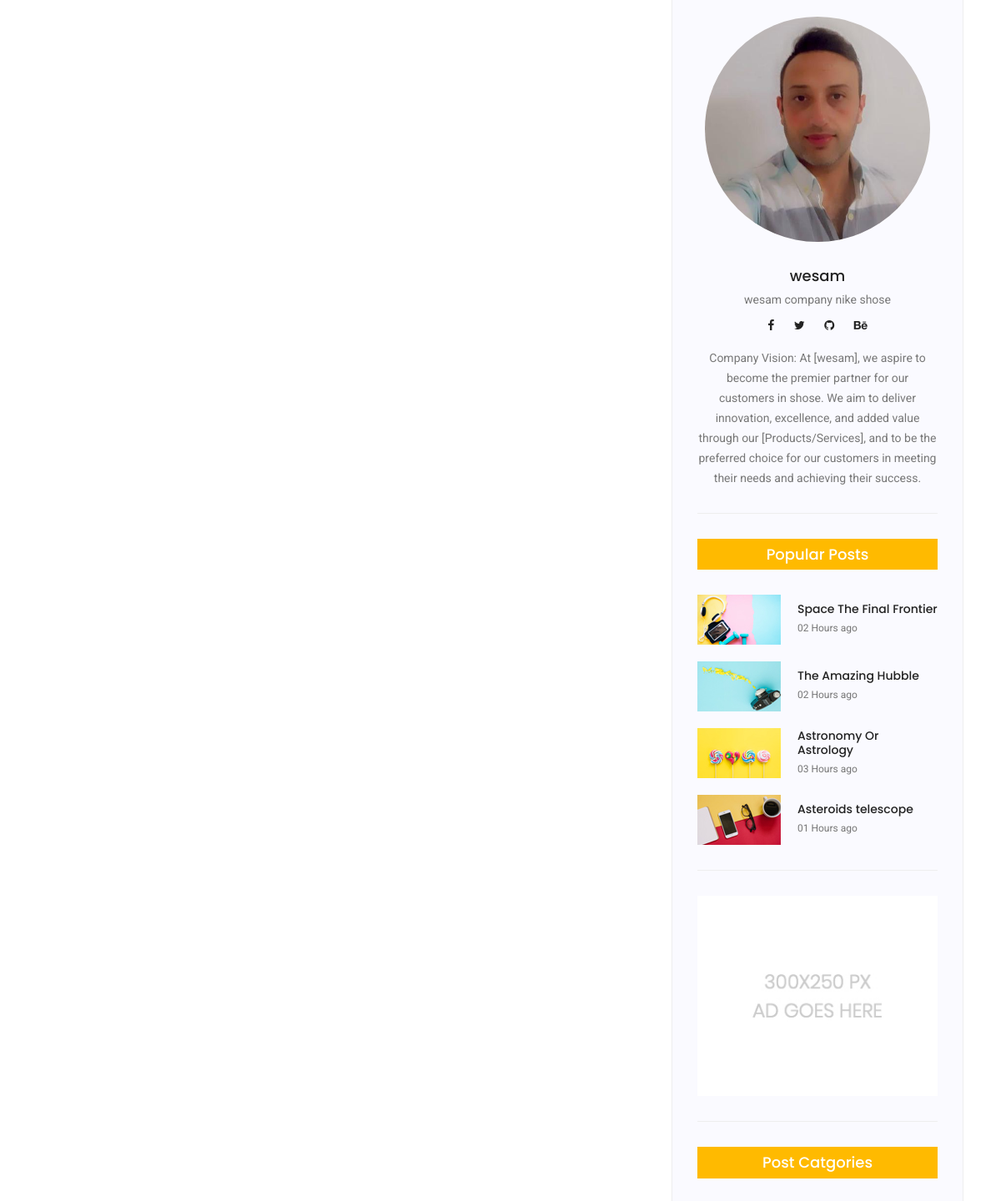
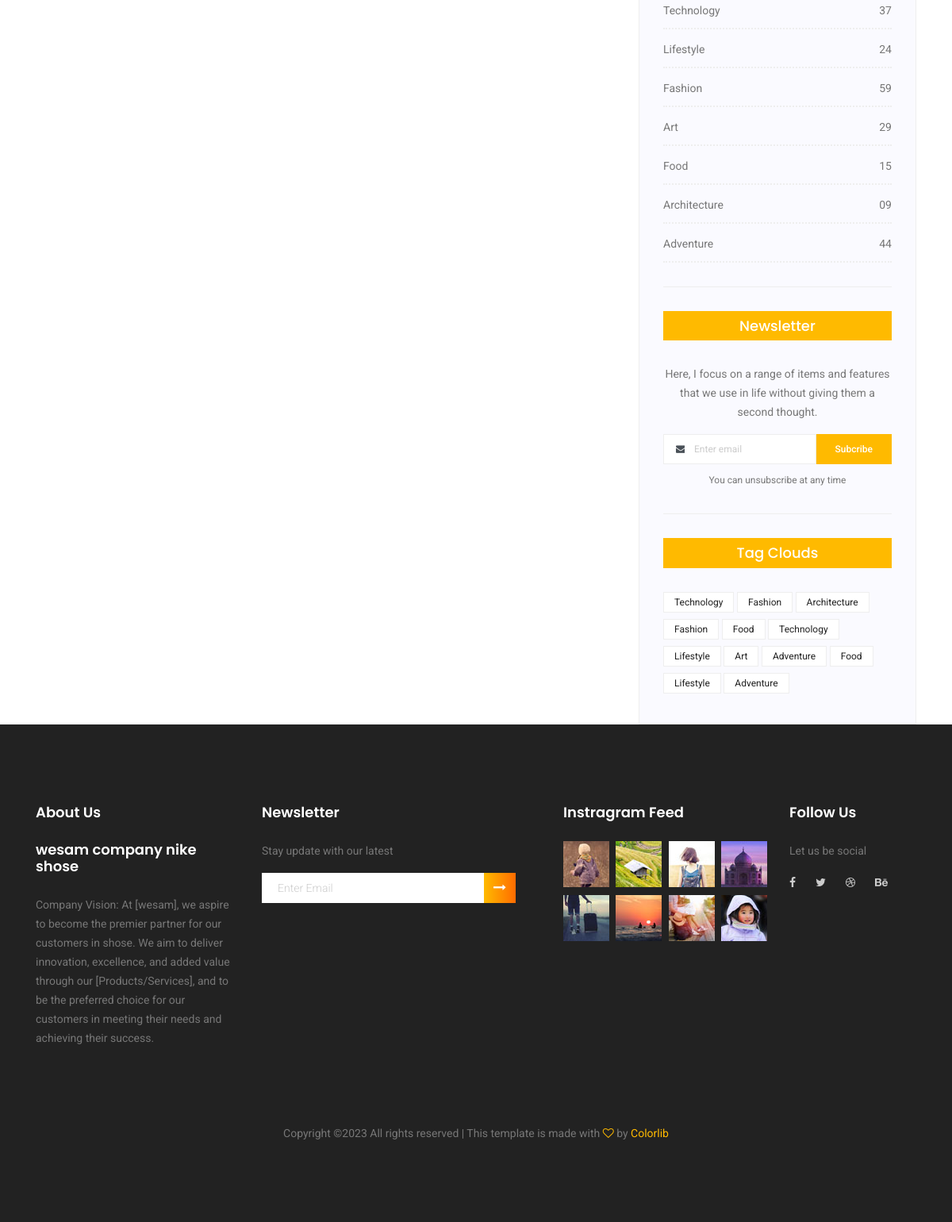
Before: /blog/ (lower part) with the older database file (2 pictures, top to bottom).
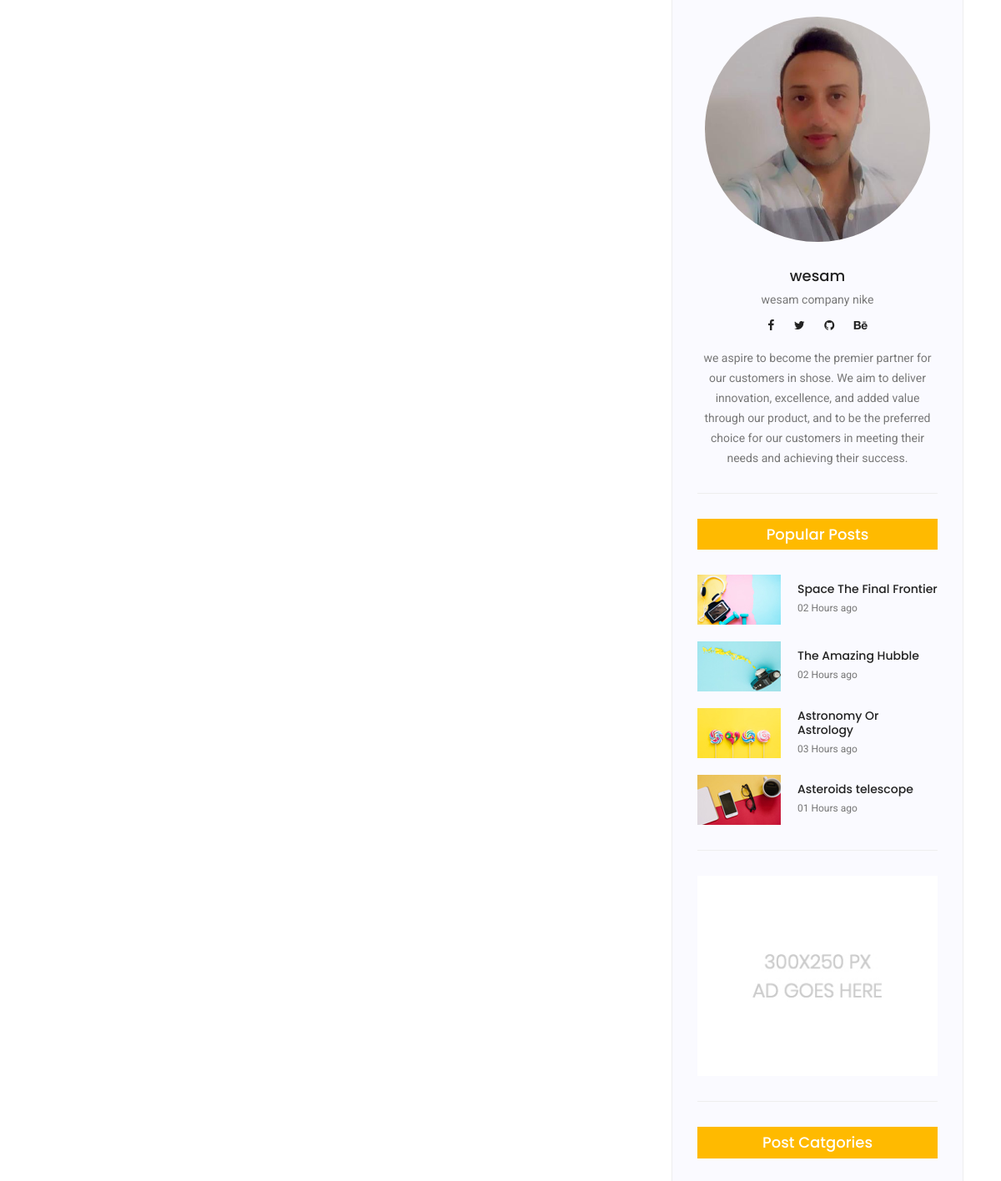
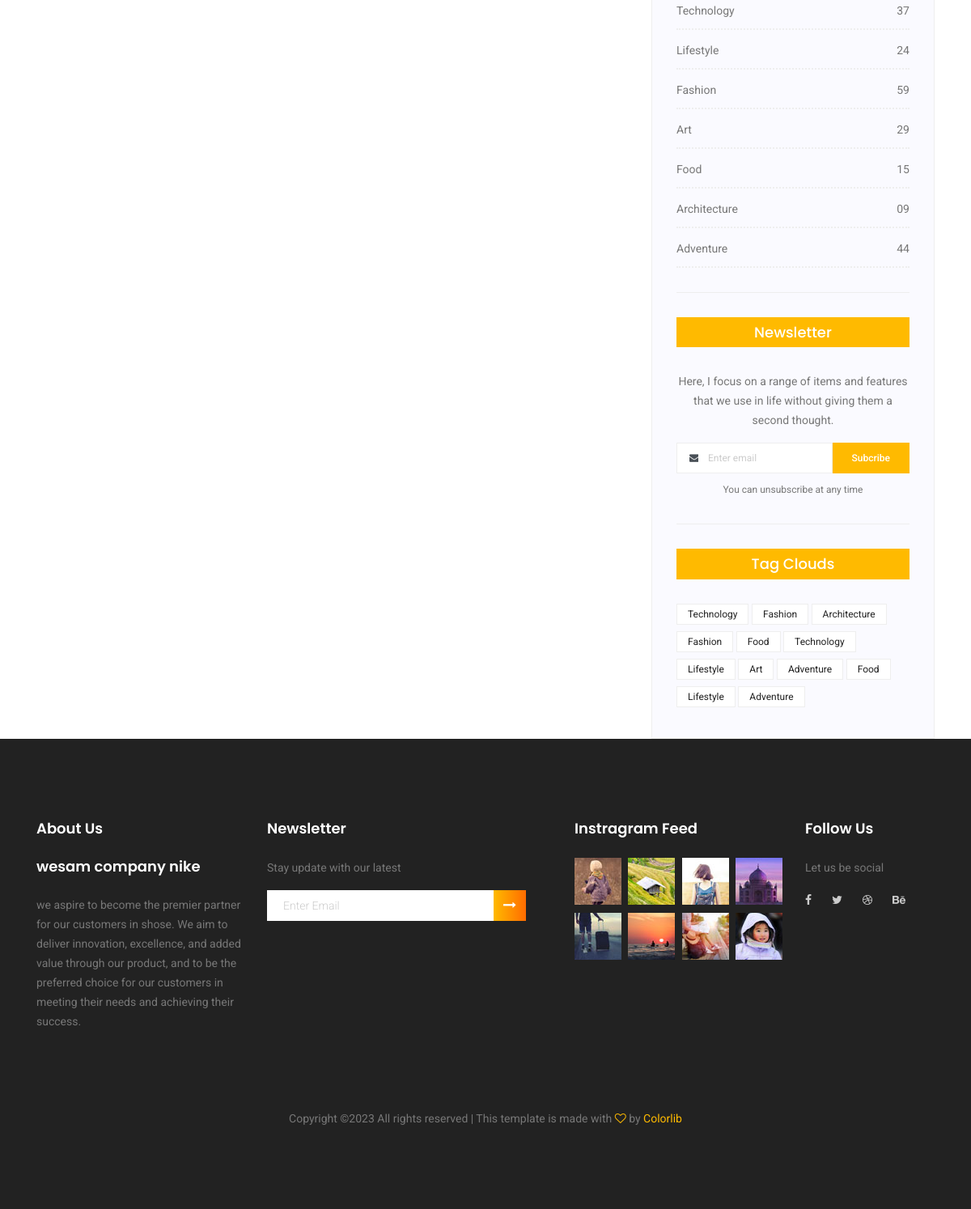
After: the same page with the newer database file (2 pictures, top to bottom).
### settings/models.py (models this page shows, shortened)
class Company(models.Model):
    name = models.CharField(max_length=15)
    logo = models.ImageField(upload_to='company')
    subtitle = models.TextField(max_length=30,null=True,blank=True)
    email = models.CharField(max_length=15,null=True,blank=True)
    phones = models.CharField(max_length=15,null=True,blank=True)
    address = models.TextField(max_length=15,null=True,blank=True)
    fb_link = models.URLField(null=True,blank=True)
    android_link = models.URLField(null=True,blank=True)
    appstore_link = models.URLField(null=True,blank=True)
    about_us = models.TextField(max_length=500)

### blog/views.py (the view)
# urls.py: path('',BlogList.as_view(),name='blog_list'),
class BlogList(generic.ListView):
    model = Blog

### blog/templates/blog/blog_list.html (shortened to what the changed rows need)
{% extends "base.html" %}
{% load static %}
{% block body %}
    <section class="blog_area">
        <div class="container">
            <div class="row">
                <div class="col-lg-4">
                    <div class="blog_right_sidebar">
                        <aside class="single_sidebar_widget author_widget">
                            <img class="author_img rounded-circle" style="width: 270px; height: 270px;" src="{{company_data.logo.url}}" alt="">
                            <h4>{{company_data.name}}</h4>
                            <p>{{company_data.subtitle}}</p>
                            <div class="social_icon">
                                <a href="{{company_data.fb_link}}"><i class="fa fa-facebook"></i></a>
                                <a href="{{company_data.android_link}}"><i class="fa fa-twitter"></i></a>
                                <a href="{{company_data.appstore_link}}"><i class="fa fa-github"></i></a>
                                <a href="#"><i class="fa fa-behance"></i></a>
                            </div>
                            <p>{{company_data.about_us}}</p>
                            <div class="br"></div>
                        </aside>
                    </div>
                </div>
            </div>
        </div>
    </section>
{% endblock body %}

### templates/base.html (shortened to what this page needs)
{% load static %}
<!DOCTYPE html>
<html lang="zxx" class="no-js">
<head>
	<link rel="stylesheet" href="{% static 'css/linearicons.css' %}">
	<link rel="stylesheet" href="{% static 'css/font-awesome.min.css' %}">
	<link rel="stylesheet" href="{% static 'css/themify-icons.css' %}">
	<link rel="stylesheet" href="{% static 'css/bootstrap.css' %}">
	<link rel="stylesheet" href="{% static 'css/owl.carousel.css' %}">
	<link rel="stylesheet" href="{% static 'css/nice-select.css' %}">
	<link rel="stylesheet" href="{% static 'css/nouislider.min.css' %}">
	<link rel="stylesheet" href="{% static 'css/ion.rangeSlider.css' %}" />
	<link rel="stylesheet" href="{% static 'css/ion.rangeSlider.skinFlat.css' %}" />
	<link rel="stylesheet" href="{% static 'css/magnific-popup.css' %}">
	<link rel="stylesheet" href="{% static 'css/main.css' %}">
</head>
<body>
{% block body %}
{% endblock body %}
	<footer class="footer-area section_gap">
		<div class="container">
			<div class="row">
				<div class="col-lg-3  col-md-6 col-sm-6">
					<div class="single-footer-widget">
						<h6>About Us</h6>
						<h6>{{company_data.subtitle}}</h6>
						<p>{{company_data.about_us}}</p>
					</div>
				</div>
				<div class="col-lg-4  col-md-6 col-sm-6">
					<div class="single-footer-widget">
						<h6>Newsletter</h6>
						<p>Stay update with our latest</p>
						<div class="" id="mc_embed_signup">
							<form target="_blank" novalidate="true" action="https://spondonit.us12.list-manage.com/subscribe/post?u=1462626880ade1ac87bd9c93a&amp;id=92a4423d01"
							 method="get" class="form-inline">
								<div class="d-flex flex-row">
									<input class="form-control" name="EMAIL" placeholder="Enter Email" onfocus="this.placeholder = ''" onblur="this.placeholder = 'Enter Email '"
									 required="" type="email">
									<button class="click-btn btn btn-default"><i class="fa fa-long-arrow-right" aria-hidden="true"></i></button>
								</div>
							</form>
						</div>
					</div>
				</div>
				<div class="col-lg-3  col-md-6 col-sm-6">
					<div class="single-footer-widget mail-chimp">
						<h6 class="mb-20">Instragram Feed</h6>
						<ul class="instafeed d-flex flex-wrap">
							<li><img src="{% static 'img/i1.jpg' %}" alt=""></li>
							<li><img src="{% static 'img/i2.jpg' %}" alt=""></li>
							<li><img src="{% static 'img/i3.jpg' %}" alt=""></li>
							<li><img src="{% static 'img/i4.jpg' %}" alt=""></li>
							<li><img src="{% static 'img/i5.jpg' %}" alt=""></li>
							<li><img src="{% static 'img/i6.jpg' %}" alt=""></li>
							<li><img src="{% static 'img/i7.jpg' %}" alt=""></li>
							<li><img src="{% static 'img/i8.jpg' %}" alt=""></li>
						</ul>
					</div>
				</div>
				<div class="col-lg-2 col-md-6 col-sm-6">
					<div class="single-footer-widget">
						<h6>Follow Us</h6>
						<p>Let us be social</p>
						<div class="footer-social d-flex align-items-center">
							<a href="{{company_data.fb_link}}"><i class="fa fa-facebook"></i></a>
							<a href="{{company_data.android_link}}"><i class="fa fa-twitter"></i></a>
							<a href="{{company_data.appstore_link}}"><i class="fa fa-dribbble"></i></a>
							<a href="#"><i class="fa fa-behance"></i></a>
						</div>
					</div>
				</div>
			</div>
			<div class="footer-bottom d-flex justify-content-center align-items-center flex-wrap">
				<p class="footer-text m-0">
Copyright &copy;<script>document.write(new Date().getFullYear());</script> All rights reserved | This template is made with <i class="fa fa-heart-o" aria-hidden="true"></i> by <a href="https://colorlib.com" target="_blank">Colorlib</a>
</p>
			</div>
		</div>
	</footer>
</body>
</html>

Changed rows visible on the page:
changed Company "wesam": subtitle "wesam company nike shose" → "wesam company nike"; about_us "Company Vision: At [wesam], we aspire to become the premier partner for our customers in shose. We aim to deliver innovation, excellence, and added value through our [Products/Services], and to be the…" → "we aspire to become the premier partner for our customers in shose. We aim to deliver innovation, excellence, and added value through our product, and to be the…"
